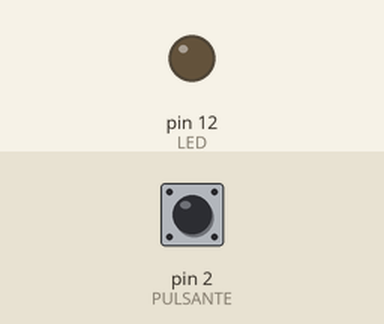
Simulated run of this sketch. Board: Arduino Uno, built with avr-gcc and run on an emulated ATmega328P. On the bench: output pins drawn as LEDs (lit = HIGH). Dashed ring = blinking. Inputs (shaded band) come from the test bench; at power-on: pin 2 (PULSANTE) LOW.

Above: at 1.2 s.
1.3 s: pin 2 (PULSANTE) pulled HIGH for 0.15 s
At 1.9 s:
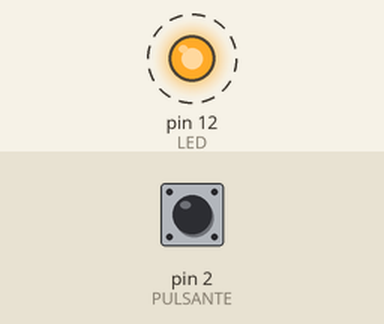
4.4 s: pin 2 (PULSANTE) pulled HIGH for 1 s
At 4.9 s:
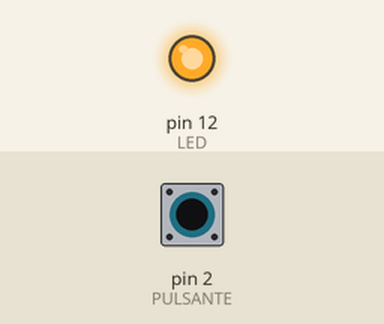
6.9 s: pin 2 (PULSANTE) pulled HIGH for 3.2 s
At 10.5 s:
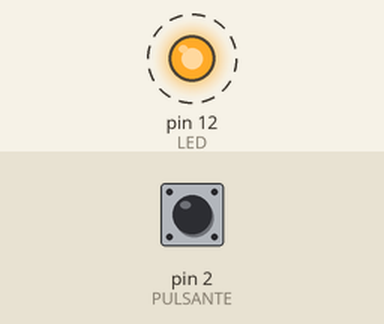
Timing chart, 0 to 19.1 s (numbered marks = the images above; inputs shaded):
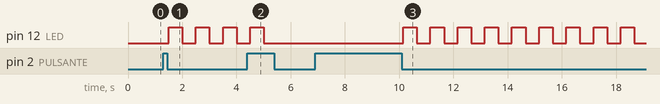

The sketch:

soluzione-esercizio1-toggle.ino
```cpp
/*
===============================================================================
CONSEGNA - Pulsante toggle che avvia e ferma il lampeggio di un LED
===============================================================================
Realizzate in Tinkercad un circuito con un pulsante e un LED: ogni volta che il
pulsante viene rilasciato, il LED inizia a lampeggiare o smette, senza mai usare
delay().

OBIETTIVO
Il pulsante funziona come un interruttore toggle: un rilascio avvia il
lampeggio del LED, il rilascio successivo lo ferma e il LED resta spento.
Mentre il LED lampeggia, il pulsante deve continuare a rispondere subito.
L'esercizio mette insieme due tecniche della dispensa sui pulsanti:
 - il debounce non bloccante con millis(), con azione al rilascio;
 - la gestione di due compiti nello stesso loop(), il pulsante e il
   lampeggio, senza che uno blocchi l'altro.

CIRCUITO IN TINKERCAD (Arduino Uno R3)
 Componente        Collegamento                         A cosa serve
 Pulsante          tra il pin 2 e 5V                    premuto, porta il pin 2 a HIGH
 Resistenza 10 k   tra il pin 2 e GND                   pull-down: a riposo il pin 2 legge LOW
 LED               anodo (gamba piegata) verso la       indica il lampeggio
                   resistenza da 220 Ohm, catodo a GND
 Resistenza 220    tra il pin 12 e l'anodo del LED      limita la corrente del LED
Nell'editor del codice scegliete la modalita' Testo.

REQUISITI - comportamento richiesto
 1. All'accensione il LED e' spento.
 2. Al rilascio del pulsante il LED inizia a lampeggiare: 500 ms acceso,
    500 ms spento.
 3. Al rilascio successivo il lampeggio si ferma e il LED resta spento.
 4. Ogni pressione produce un solo cambio, anche se il contatto rimbalza.
 5. Il pulsante risponde subito anche mentre il LED lampeggia.

VINCOLI SUL CODICE
 - Nessun delay(): i tempi si misurano solo con millis().
 - Il loop() contiene due compiti separati: prima il pulsante, poi il lampeggio.
 - Il pulsante usa il debounce della dispensa: alla prima lettura alta si
   attiva, a ogni lettura alta il timer riparte (t0 = millis()), il rilascio
   vale solo dopo 50 ms di livello basso continuo.
 - Le azioni stanno nelle callback doOnRise() (pressione, qui vuota) e
   doOnFall() (rilascio).
 - doOnFall() cambia solo lo stato del toggle, una variabile bool: e' il
   compito del lampeggio a decidere cosa fare del LED.
 - Il LED si inverte con digitalWrite(LED, !digitalRead(LED));.
 - Tutte le differenze di tempo si scrivono come millis() - t > durata, con
   variabili unsigned long.

COME PROVARLO
 [ ] Un clic breve sul pulsante: il lampeggio parte al rilascio, non alla
     pressione.
 [ ] Un secondo clic: il lampeggio si ferma e il LED resta spento, non acceso
     a meta'.
 [ ] Tenete premuto il pulsante per 2-3 secondi: non succede nulla finche' non
     lo rilasciate.
 [ ] Premete piu' volte di seguito: ogni rilascio fa un solo cambio.
 [ ] Durante il lampeggio il ritmo resta regolare anche mentre premete il
     pulsante.
Se la simulazione rallenta, potete aggiungere delay(1); in fondo al loop():
serve solo al simulatore e va motivato nella relazione.

COSA CONSEGNARE
 1. Il link al progetto Tinkercad, condiviso in sola lettura.
 2. Il codice completo, con un commento su ogni riga che riguarda i tempi.
 3. Le risposte alle domande qui sotto, qualche riga ciascuna.

DOMANDE DI RIFLESSIONE
 1. Perche' t0 = millis() va eseguito a ogni lettura alta e non solo alla
    prima? Cosa succederebbe con un rimbalzo al rilascio?
 2. A cosa serve la variabile attivo? Cosa farebbe il programma senza di essa,
    a pulsante rilasciato?
 3. Nel compito del lampeggio, perche' il LED va spento solo quando il
    lampeggio e' fermo e non in un else della condizione sui 500 ms?
 4. Perche' con delay(500) nel lampeggio il pulsante smetterebbe di funzionare
    bene?
===============================================================================
*/

// ---------------------------------------------------------------------------
// SOLUZIONE
// ---------------------------------------------------------------------------
const byte PULSANTE = 2;                  // pulsante con pull-down: premuto = HIGH
const byte LED = 12;                      // LED con resistenza da 220 Ohm
const unsigned long TDEBOUNCE = 50;       // ms di livello basso continuo per confermare il rilascio
const unsigned long TBLINK = 500;         // ms acceso e ms spento

bool attivo = false;          // true dalla prima lettura alta fino al rilascio confermato
unsigned long t0 = 0;         // istante dell'ultima lettura alta del pulsante
bool lampeggio = false;       // stato del toggle: true = il LED lampeggia
unsigned long tblink = 0;     // istante dell'ultimo cambio del LED

void doOnRise() {
  // PRESSIONE (fronte di salita): in questo esercizio non fa nulla
}

void doOnFall() {
  // RILASCIO (fronte di discesa): cambia solo lo stato del toggle,
  // il LED lo gestisce il compito del lampeggio
  lampeggio = !lampeggio;
}

void setup() {
  pinMode(PULSANTE, INPUT);
  pinMode(LED, OUTPUT);
  digitalWrite(LED, LOW);     // all'accensione il LED e' spento
}

void loop() {
  // --- compito 1: il pulsante (debounce non bloccante, azione al rilascio)
  if (digitalRead(PULSANTE) == HIGH) {
    if (!attivo) {                         // prima lettura alta: pressione riconosciuta
      attivo = true;
      doOnRise();
    }
    t0 = millis();                         // a OGNI lettura alta il timer riparte
  } else if (attivo && millis() - t0 > TDEBOUNCE) {
    attivo = false;                        // basso da piu' di 50 ms: rilascio confermato
    doOnFall();
  }

  // --- compito 2: il lampeggio
  if (lampeggio) {
    if (millis() - tblink > TBLINK) {      // passati 500 ms dall'ultimo cambio
      tblink = millis();                   // istante del cambio
      digitalWrite(LED, !digitalRead(LED));
    }
  } else {
    digitalWrite(LED, LOW);                // lampeggio fermo: LED spento
  }
}

/*
===============================================================================
RISPOSTE ALLE DOMANDE DI RIFLESSIONE
===============================================================================
1. t0 = millis() a ogni lettura alta.
   t0 deve essere l'istante dell'ULTIMA lettura alta: cosi' millis() - t0
   misura da quanto tempo il pulsante e' basso senza interruzioni, e il
   rilascio vale solo dopo 50 ms di basso continuo.
   Se t0 fosse aggiornato solo alla prima lettura alta, dopo una pressione
   lunga millis() - t0 sarebbe gia' oltre 50 ms: il primo rimbalzo basso del
   rilascio verrebbe preso subito per un rilascio (doOnFall), il rimbalzo alto
   successivo per una nuova pressione e il successivo basso per un nuovo
   rilascio. Risultato: due o piu' cambi del toggle con un solo clic, e il LED
   potrebbe restare nello stato di partenza. Lo stesso succederebbe con un
   breve buco del contatto a pulsante premuto.

2. La variabile attivo.
   Ricorda che il pulsante e' premuto (pressione gia' riconosciuta, rilascio
   non ancora confermato). Serve a chiamare doOnRise() una sola volta, alla
   prima lettura alta, e doOnFall() una sola volta, al rilascio.
   Senza attivo, a pulsante rilasciato la condizione millis() - t0 > 50
   resterebbe vera a ogni giro di loop(): doOnFall() verrebbe chiamata
   migliaia di volte al secondo e il toggle cambierebbe di continuo, con il
   LED in uno stato casuale. Allo stesso modo, a pulsante premuto, doOnRise()
   verrebbe chiamata a ogni lettura alta.

3. LED spento solo a lampeggio fermo.
   La condizione millis() - tblink > 500 e' falsa in quasi tutti i giri di
   loop(): e' vera solo una volta ogni 500 ms. Un else su quella condizione
   spegnerebbe il LED al giro successivo a ogni accensione, quindi il LED
   resterebbe acceso per pochi microsecondi e sembrerebbe sempre spento.
   Il LED va spento solo nel ramo in cui il lampeggio e' fermo (lampeggio ==
   false): cosi' si spegne quando il toggle lo ferma, anche se in quel momento
   era acceso, e non resta "acceso a meta'".

4. delay(500) nel lampeggio.
   delay() blocca tutto il loop() per 500 ms: il pulsante verrebbe letto solo
   una volta ogni mezzo secondo. Un clic piu' breve di 500 ms potrebbe cadere
   interamente fra due letture e andare perso; il rilascio verrebbe
   riconosciuto con un ritardo fino a mezzo secondo, quindi il pulsante non
   risponderebbe piu' "subito" (requisito 5). I due compiti non sarebbero piu'
   indipendenti: il lampeggio terrebbe fermo il pulsante.

VERIFICA
Il codice e' stato provato in simulazione con pressioni rumorose (rimbalzi di
1-8 ms in pressione e rilascio e un buco di 2 ms a meta' pressione):
LED spento all'accensione, mezzo periodo misurato 501 ms, nessun cambio
durante una pressione di 2,5 s, 200 clic su 200 con un solo cambio ciascuno.
(Il mezzo periodo e' 501 ms e non 500 perche' la condizione e' "> 500".)
*/
```

Measured:
- after the input at 1.3 s, pin 12 (LED): alternates HIGH for 0.50 s and LOW for 0.50 s, starting after 0.20 s
- after the input at 4.4 s, pin 12 (LED): goes on until 5.0 s, then stays LOW
- after the input at 6.9 s, pin 12 (LED): alternates HIGH for 0.50 s and LOW for 0.50 s, starting after 3.3 s
